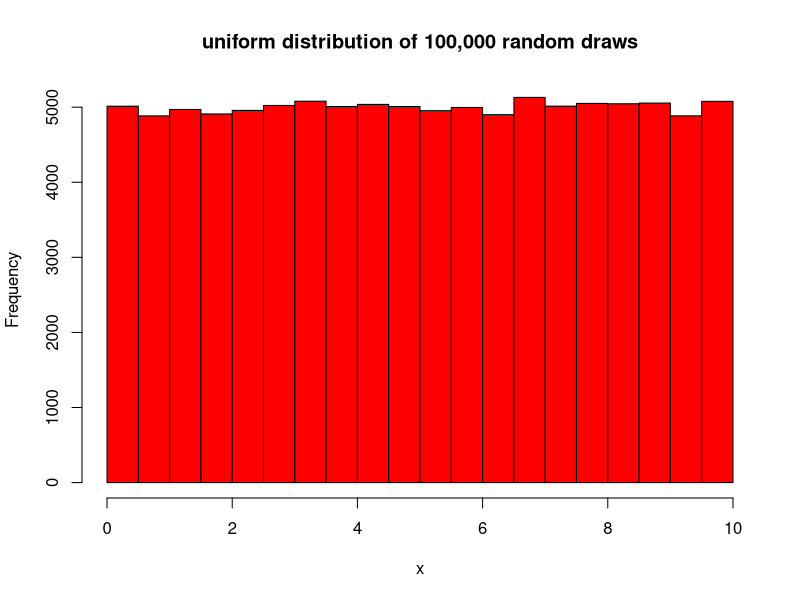
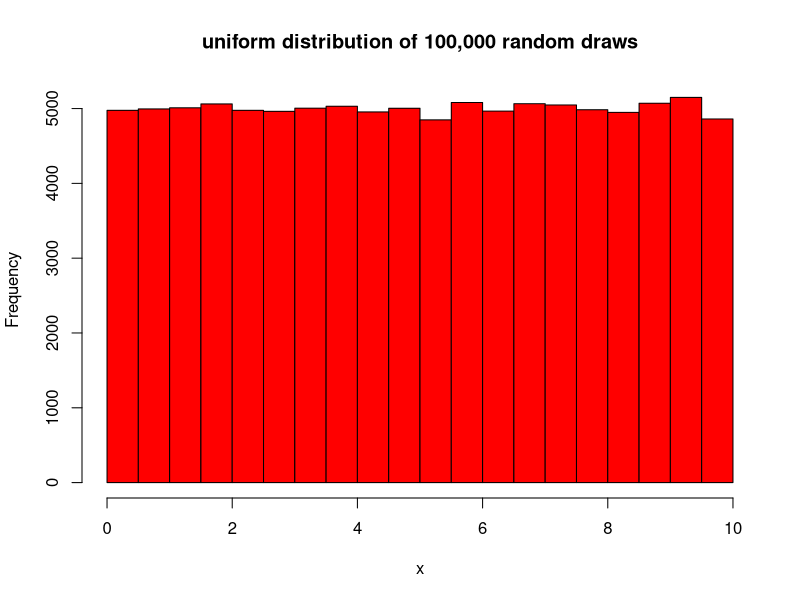
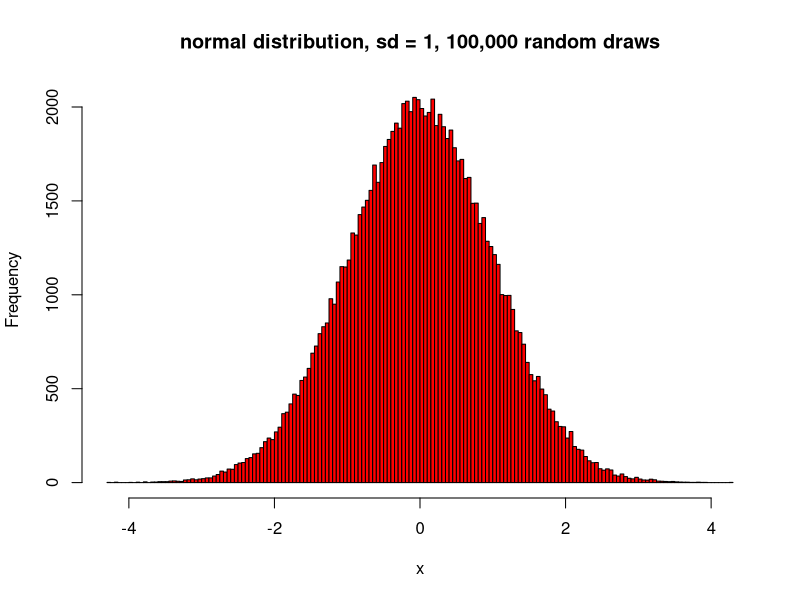
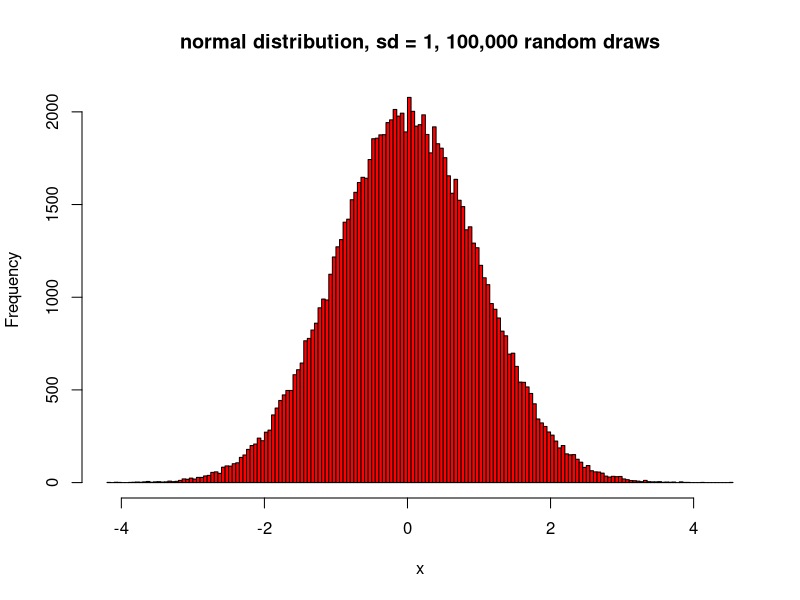
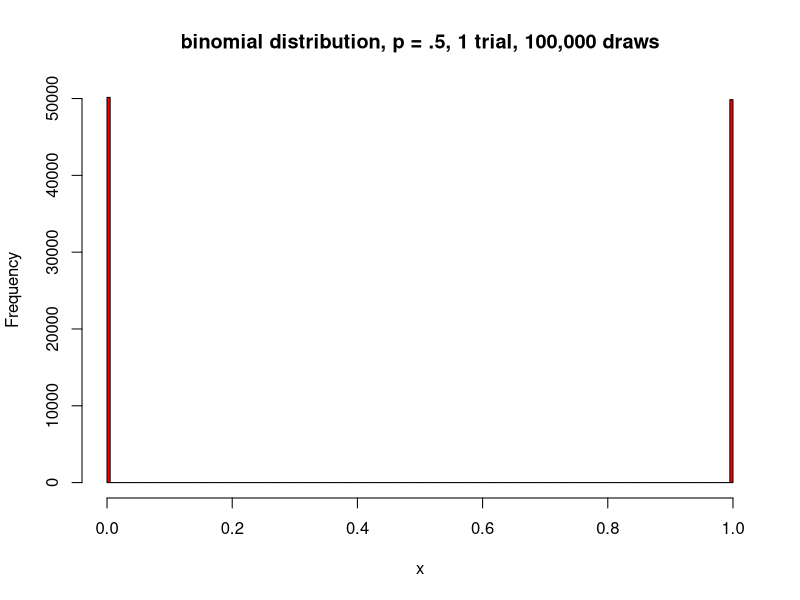
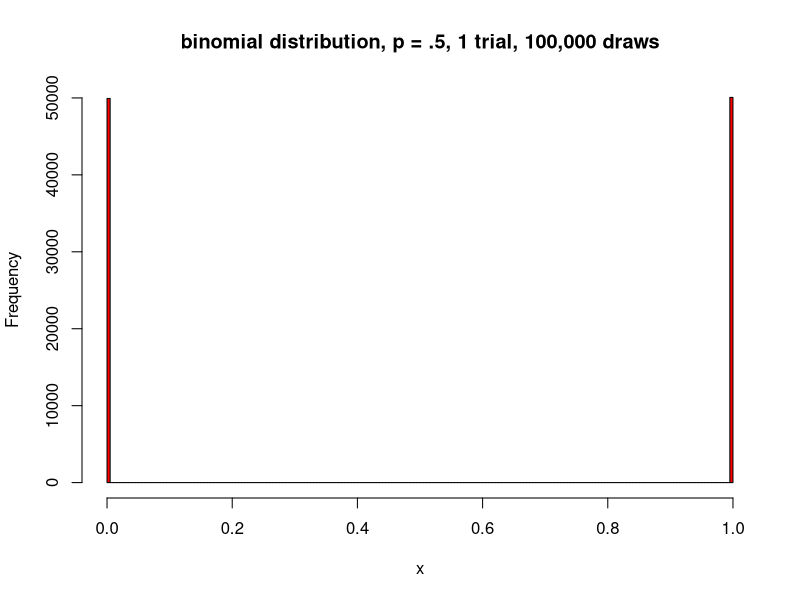
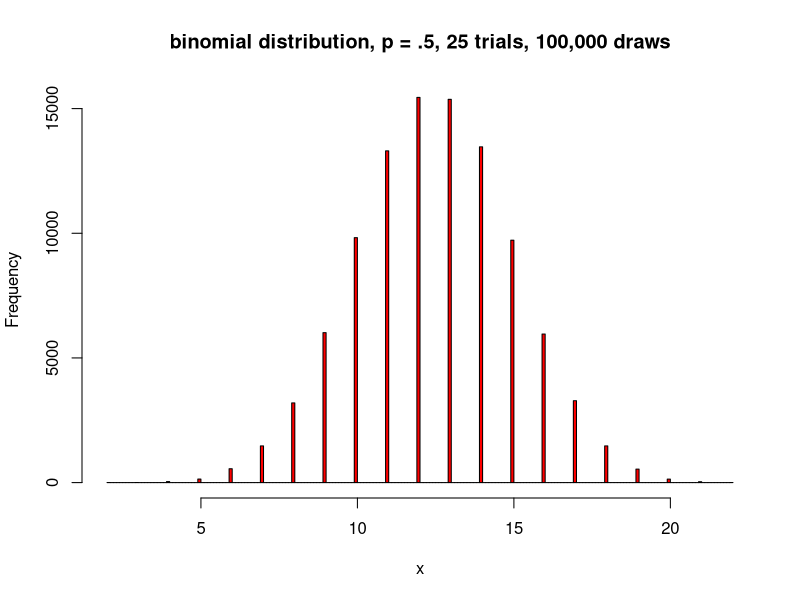
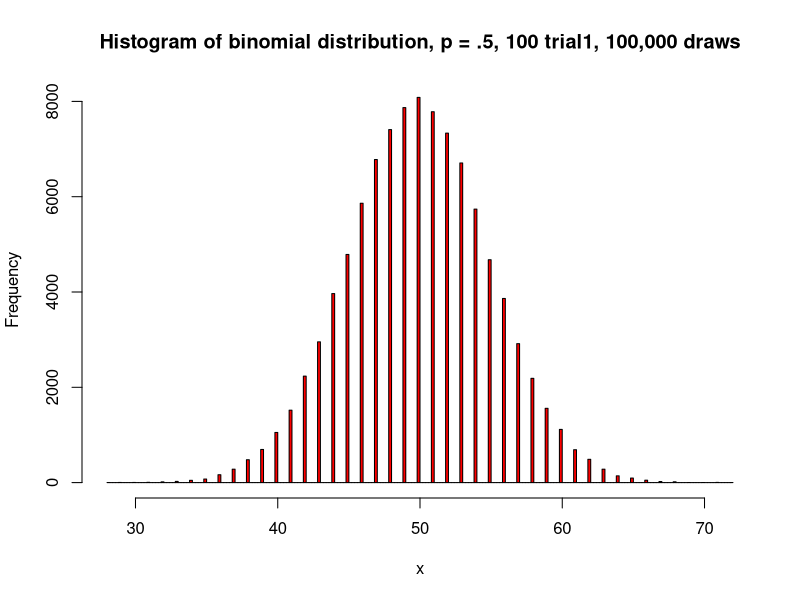

Generate these figures, in order, with R:
## ---- chunk 1
rand.unif <- runif(100000, min = 0, max = 10)
hist(rand.unif, breaks = 20, freq = TRUE, main = "uniform distribution of 100,000 random draws", xlab = 'x', col = "red")
## ---- chunk 2
rand.unif <- runif(100000, min = 0, max = 10)
hist(rand.unif, breaks = 20, freq = TRUE, main = "uniform distribution of 100,000 random draws", xlab = 'x', col = "red")
## ---- chunk 3
rand.norm<- rnorm(100000)
hist(rand.norm, breaks = 200, freq = TRUE, main = "normal distribution, sd = 1, 100,000 random draws", xlab = 'x', col = "red")

## ---- chunk 4
rand.norm<- rnorm(100000)
hist(rand.norm, breaks = 200, freq = TRUE, main = "normal distribution, sd = 1, 100,000 random draws", xlab = 'x', col = "red")

## ---- chunk 5

rand.binom<- rbinom(100000,1,.5)
hist(rand.binom, breaks = 200, freq = TRUE, main = "binomial distribution, p = .5, 1 trial, 100,000 draws", xlab = 'x', col = "red")

## ---- chunk 6

rand.binom<- rbinom(100000,1,.5)
hist(rand.binom, breaks = 200, freq = TRUE, main = "binomial distribution, p = .5, 1 trial, 100,000 draws", xlab = 'x', col = "red")

## ---- chunk 7

rand.binom2 <- rbinom(100000,25,.5)
hist(rand.binom2, breaks = 200, freq = TRUE, main = "binomial distribution, p = .5, 25 trials, 100,000 draws", xlab = 'x', col = "red")

## ---- chunk 8

rand.binom3<- rbinom(100000,100,.5)
hist(rand.binom3, breaks = 200, freq = TRUE, main = "Histogram of binomial distribution, p = .5, 100 trial1, 100,000 draws", xlab = 'x', col = "red")

rand.binom4<- rbinom(100000,1000,.5)
hist(rand.binom4, breaks = 200, freq = TRUE, main = "Histogram of binomial distribution, p = .5, 1000 trials, 100,000 draws", xlab = 'x', col = "red")

## ---- chunk 9

rand.binom3<- rbinom(100000,1000,.5)
hist(rand.binom3, breaks = 200, freq = TRUE, main = "Histogram of binomial distribution, p = .5, 1000 trials, 100,000 draws", xlab = 'x', col = "red")

## ---- chunk 10

rand.poiss<- rpois(100000,1)
hist(rand.poiss, breaks = 200, freq = TRUE, main = "poisson distribution, lambda = 1, 100,000 draws", xlab = 'x', col = "red")

## ---- chunk 11

rand.poiss<- rpois(100000,1)
hist(rand.poiss, breaks = 200, freq = TRUE, main = "poisson distribution, lambda = 1, 100,000 draws", xlab = 'x', col = "red")

## ---- chunk 12

# Set a seed for reproducibility
set.seed(123)

# Generate data for a normal distribution
mean_normal <- 5  # Mean of the normal distribution
sd_normal <- 1    # Standard deviation of the normal distribution
normal_data <- rnorm(1000, mean = mean_normal, sd = sd_normal)

# Create a histogram for the normal distribution
hist(normal_data, probability = TRUE, main = "Normal Distribution",
     xlab = "Value", ylab = "Density", col = "lightblue")

# Overlay a density plot for the normal distribution
lines(density(normal_data), col = "red", lwd = 2)

## ---- chunk 13

# Set a seed for reproducibility
set.seed(123)

# Generate data for a Poisson distribution
poisson_data <- rpois(1000, lambda = 3)  # Adjust the lambda parameter as needed

# Generate data for a normal distribution with 
normal_data <- rnorm(100000, mean = 6, sd = 1)

# Create a histogram for the Poisson distribution
hist(poisson_data, probability = TRUE, main = "Poisson vs. Normal Distribution", 
     xlab = "Value", ylab = "Density", ylim = c(0, 0.4), col = "lightblue")

# Overlay a density plot for the normal distribution
lines(density(normal_data), col = "red", lwd = 2)
legend("topright", legend = c("Poisson", "Normal"), col = c("lightblue", "red"), lty = 1, lwd = 2)

